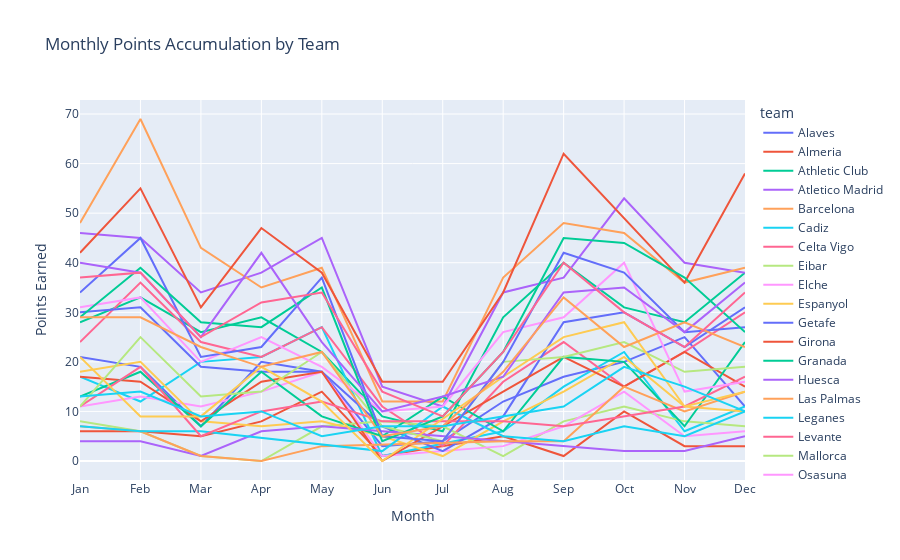

This figure's notebook cell:
### Code cell
monthly_performance = df.groupby(['team', 'month']).agg({'points': 'sum'}).reset_index()

fig = px.line(monthly_performance, x='month', y='points', color='team',
              title='Monthly Points Accumulation by Team',
              labels={'month': 'Month', 'points': 'Points Earned'})
fig.update_xaxes(tickvals=list(range(1,13)), ticktext=['Jan','Feb','Mar','Apr','May','Jun','Jul','Aug','Sep','Oct','Nov','Dec'])
fig.show()

### Figure 1 — Plotly figure (JSON) as saved in the notebook; plotly's stock layout.template omitted (floating-point values rounded to 4 significant figures)
{"data": [{"hovertemplate": "team=Alaves<br>Month=%{x}<br>Points Earned=%{y}<extra></extra>", "legendgroup": "Alaves", "line": {"color": "#636efa", "dash": "solid"}, "marker": {"symbol": "circle"}, "mode": "lines", "name": "Alaves", "orientation": "v", "showlegend": true, "type": "scatter", "x": [1, 2, 3, 4, 5, 6, 7, 8, 9, 10, 11, 12], "xaxis": "x", "y": [21, 19, 7, 20, 18, 3, 4, 12, 17, 20, 25, 11], "yaxis": "y"}, {"hovertemplate": "team=Almeria<br>Month=%{x}<br>Points Earned=%{y}<extra></extra>", "legendgroup": "Almeria", "line": {"color": "#EF553B", "dash": "solid"}, "marker": {"symbol": "circle"}, "mode": "lines", "name": "Almeria", "orientation": "v", "showlegend": true, "type": "scatter", "x": [1, 2, 3, 4, 5, 6, 8, 9, 10, 11, 12], "xaxis": "x", "y": [6, 6, 5, 8, 14, 1, 5, 1, 10, 3, 3], "yaxis": "y"}, {"hovertemplate": "team=Athletic Club<br>Month=%{x}<br>Points Earned=%{y}<extra></extra>", "legendgroup": "Athletic Club", "line": {"color": "#00cc96", "dash": "solid"}, "marker": {"symbol": "circle"}, "mode": "lines", "name": "Athletic Club", "orientation": "v", "showlegend": true, "type": "scatter", "x": [1, 2, 3, 4, 5, 6, 7, 8, 9, 10, 11, 12], "xaxis": "x", "y": [28, 33, 26, 29, 22, 9, 6, 29, 40, 31, 28, 38], "yaxis": "y"}, {"hovertemplate": "team=Atletico Madrid<br>Month=%{x}<br>Points Earned=%{y}<extra></extra>", "legendgroup": "Atletico Madrid", "line": {"color": "#ab63fa", "dash": "solid"}, "marker": {"symbol": "circle"}, "mode": "lines", "name": "Atletico Madrid", "orientation": "v", "showlegend": true, "type": "scatter", "x": [1, 2, 3, 4, 5, 6, 7, 8, 9, 10, 11, 12], "xaxis": "x", "y": [46, 45, 34, 38, 45, 15, 11, 34, 37, 53, 40, 38], "yaxis": "y"}, {"hovertemplate": "team=Barcelona<br>Month=%{x}<br>Points Earned=%{y}<extra></extra>", "legendgroup": "Barcelona", "line": {"color": "#FFA15A", "dash": "solid"}, "marker": {"symbol": "circle"}, "mode": "lines", "name": "Barcelona", "orientation": "v", "showlegend": true, "type": "scatter", "x": [1, 2, 3, 4, 5, 6, 7, 8, 9, 10, 11, 12], "xaxis": "x", "y": [48, 69, 43, 35, 39, 12, 12, 37, 48, 46, 36, 39], "yaxis": "y"}, {"hovertemplate": "team=Cadiz<br>Month=%{x}<br>Points Earned=%{y}<extra></extra>", "legendgroup": "Cadiz", "line": {"color": "#19d3f3", "dash": "solid"}, "marker": {"symbol": "circle"}, "mode": "lines", "name": "Cadiz", "orientation": "v", "showlegend": true, "type": "scatter", "x": [1, 2, 3, 4, 5, 6, 8, 9, 10, 11, 12], "xaxis": "x", "y": [17, 12, 20, 21, 27, 1, 6, 15, 22, 6, 11], "yaxis": "y"}, {"hovertemplate": "team=Celta Vigo<br>Month=%{x}<br>Points Earned=%{y}<extra></extra>", "legendgroup": "Celta Vigo", "line": {"color": "#FF6692", "dash": "solid"}, "marker": {"symbol": "circle"}, "mode": "lines", "name": "Celta Vigo", "orientation": "v", "showlegend": true, "type": "scatter", "x": [1, 2, 3, 4, 5, 6, 7, 8, 9, 10, 11, 12], "xaxis": "x", "y": [24, 36, 24, 21, 27, 11, 3, 16, 24, 15, 22, 30], "yaxis": "y"}, {"hovertemplate": "team=Eibar<br>Month=%{x}<br>Points Earned=%{y}<extra></extra>", "legendgroup": "Eibar", "line": {"color": "#B6E880", "dash": "solid"}, "marker": {"symbol": "circle"}, "mode": "lines", "name": "Eibar", "orientation": "v", "showlegend": true, "type": "scatter", "x": [1, 2, 3, 4, 5, 6, 7, 8, 9, 10, 11, 12], "xaxis": "x", "y": [8, 6, 1, 0, 7, 8, 7, 1, 8, 11, 8, 7], "yaxis": "y"}, {"hovertemplate": "team=Elche<br>Month=%{x}<br>Points Earned=%{y}<extra></extra>", "legendgroup": "Elche", "line": {"color": "#FF97FF", "dash": "solid"}, "marker": {"symbol": "circle"}, "mode": "lines", "name": "Elche", "orientation": "v", "showlegend": true, "type": "scatter", "x": [1, 2, 3, 4, 5, 6, 8, 9, 10, 11, 12], "xaxis": "x", "y": [11, 13, 11, 14, 18, 1, 3, 7, 14, 5, 6], "yaxis": "y"}, {"hovertemplate": "team=Espanyol<br>Month=%{x}<br>Points Earned=%{y}<extra></extra>", "legendgroup": "Espanyol", "line": {"color": "#FECB52", "dash": "solid"}, "marker": {"symbol": "circle"}, "mode": "lines", "name": "Espanyol", "orientation": "v", "showlegend": true, "type": "scatter", "x": [1, 2, 3, 4, 5, 6, 7, 8, 9, 10, 11, 12], "xaxis": "x", "y": [18, 20, 8, 7, 8, 5, 1, 8, 14, 21, 11, 10], "yaxis": "y"}, {"hovertemplate": "team=Getafe<br>Month=%{x}<br>Points Earned=%{y}<extra></extra>", "legendgroup": "Getafe", "line": {"color": "#636efa", "dash": "solid"}, "marker": {"symbol": "circle"}, "mode": "lines", "name": "Getafe", "orientation": "v", "showlegend": true, "type": "scatter", "x": [1, 2, 3, 4, 5, 6, 7, 8, 9, 10, 11, 12], "xaxis": "x", "y": [30, 31, 19, 18, 18, 7, 2, 9, 28, 30, 23, 31], "yaxis": "y"}, {"hovertemplate": "team=Girona<br>Month=%{x}<br>Points Earned=%{y}<extra></extra>", "legendgroup": "Girona", "line": {"color": "#EF553B", "dash": "solid"}, "marker": {"symbol": "circle"}, "mode": "lines", "name": "Girona", "orientation": "v", "showlegend": true, "type": "scatter", "x": [1, 2, 3, 4, 5, 6, 8, 9, 10, 11, 12], "xaxis": "x", "y": [17, 16, 8, 16, 18, 0, 14, 21, 15, 22, 15], "yaxis": "y"}, {"hovertemplate": "team=Granada<br>Month=%{x}<br>Points Earned=%{y}<extra></extra>", "legendgroup": "Granada", "line": {"color": "#00cc96", "dash": "solid"}, "marker": {"symbol": "circle"}, "mode": "lines", "name": "Granada", "orientation": "v", "showlegend": true, "type": "scatter", "x": [1, 2, 3, 4, 5, 6, 7, 8, 9, 10, 11, 12], "xaxis": "x", "y": [13, 18, 7, 18, 9, 5, 13, 6, 21, 20, 7, 24], "yaxis": "y"}, {"hovertemplate": "team=Huesca<br>Month=%{x}<br>Points Earned=%{y}<extra></extra>", "legendgroup": "Huesca", "line": {"color": "#ab63fa", "dash": "solid"}, "marker": {"symbol": "circle"}, "mode": "lines", "name": "Huesca", "orientation": "v", "showlegend": true, "type": "scatter", "x": [1, 2, 3, 4, 5, 9, 10, 11, 12], "xaxis": "x", "y": [4, 4, 1, 6, 7, 3, 2, 2, 5], "yaxis": "y"}, {"hovertemplate": "team=Las Palmas<br>Month=%{x}<br>Points Earned=%{y}<extra></extra>", "legendgroup": "Las Palmas", "line": {"color": "#FFA15A", "dash": "solid"}, "marker": {"symbol": "circle"}, "mode": "lines", "name": "Las Palmas", "orientation": "v", "showlegend": true, "type": "scatter", "x": [1, 2, 3, 4, 5, 8, 9, 10, 11, 12], "xaxis": "x", "y": [7, 6, 1, 0, 3, 4, 4, 15, 10, 14], "yaxis": "y"}, {"hovertemplate": "team=Leganes<br>Month=%{x}<br>Points Earned=%{y}<extra></extra>", "legendgroup": "Leganes", "line": {"color": "#19d3f3", "dash": "solid"}, "marker": {"symbol": "circle"}, "mode": "lines", "name": "Leganes", "orientation": "v", "showlegend": true, "type": "scatter", "x": [1, 2, 3, 6, 7, 8, 9, 10, 11, 12], "xaxis": "x", "y": [7, 6, 6, 2, 11, 5, 4, 7, 5, 10], "yaxis": "y"}, {"hovertemplate": "team=Levante<br>Month=%{x}<br>Points Earned=%{y}<extra></extra>", "legendgroup": "Levante", "line": {"color": "#FF6692", "dash": "solid"}, "marker": {"symbol": "circle"}, "mode": "lines", "name": "Levante", "orientation": "v", "showlegend": true, "type": "scatter", "x": [1, 2, 3, 4, 5, 6, 7, 8, 9, 10, 11, 12], "xaxis": "x", "y": [11, 19, 5, 10, 12, 8, 8, 8, 7, 9, 11, 17], "yaxis": "y"}, {"hovertemplate": "team=Mallorca<br>Month=%{x}<br>Points Earned=%{y}<extra></extra>", "legendgroup": "Mallorca", "line": {"color": "#B6E880", "dash": "solid"}, "marker": {"symbol": "circle"}, "mode": "lines", "name": "Mallorca", "orientation": "v", "showlegend": true, "type": "scatter", "x": [1, 2, 3, 4, 5, 6, 7, 8, 9, 10, 11, 12], "xaxis": "x", "y": [11, 25, 13, 14, 22, 7, 4, 20, 21, 24, 18, 19], "yaxis": "y"}, {"hovertemplate": "team=Osasuna<br>Month=%{x}<br>Points Earned=%{y}<extra></extra>", "legendgroup": "Osasuna", "line": {"color": "#FF97FF", "dash": "solid"}, "marker": {"symbol": "circle"}, "mode": "lines", "name": "Osasuna", "orientation": "v", "showlegend": true, "type": "scatter", "x": [1, 2, 3, 4, 5, 6, 7, 8, 9, 10, 11, 12], "xaxis": "x", "y": [31, 33, 20, 25, 19, 10, 11, 26, 29, 40, 14, 16], "yaxis": "y"}, {"hovertemplate": "team=Rayo Vallecano<br>Month=%{x}<br>Points Earned=%{y}<extra></extra>", "legendgroup": "Rayo Vallecano", "line": {"color": "#FECB52", "dash": "solid"}, "marker": {"symbol": "circle"}, "mode": "lines", "name": "Rayo Vallecano", "orientation": "v", "showlegend": true, "type": "scatter", "x": [1, 2, 3, 4, 5, 6, 8, 9, 10, 11, 12], "xaxis": "x", "y": [21, 9, 9, 19, 12, 0, 17, 25, 28, 11, 14], "yaxis": "y"}, {"hovertemplate": "team=Real Betis<br>Month=%{x}<br>Points Earned=%{y}<extra></extra>", "legendgroup": "Real Betis", "line": {"color": "#636efa", "dash": "solid"}, "marker": {"symbol": "circle"}, "mode": "lines", "name": "Real Betis", "orientation": "v", "showlegend": true, "type": "scatter", "x": [1, 2, 3, 4, 5, 6, 7, 8, 9, 10, 11, 12], "xaxis": "x", "y": [34, 45, 21, 23, 37, 5, 4, 20, 42, 38, 26, 27], "yaxis": "y"}, {"hovertemplate": "team=Real Madrid<br>Month=%{x}<br>Points Earned=%{y}<extra></extra>", "legendgroup": "Real Madrid", "line": {"color": "#EF553B", "dash": "solid"}, "marker": {"symbol": "circle"}, "mode": "lines", "name": "Real Madrid", "orientation": "v", "showlegend": true, "type": "scatter", "x": [1, 2, 3, 4, 5, 6, 7, 8, 9, 10, 11, 12], "xaxis": "x", "y": [42, 55, 31, 47, 38, 16, 16, 34, 62, 49, 36, 58], "yaxis": "y"}, {"hovertemplate": "team=Real Sociedad<br>Month=%{x}<br>Points Earned=%{y}<extra></extra>", "legendgroup": "Real Sociedad", "line": {"color": "#00cc96", "dash": "solid"}, "marker": {"symbol": "circle"}, "mode": "lines", "name": "Real Sociedad", "orientation": "v", "showlegend": true, "type": "scatter", "x": [1, 2, 3, 4, 5, 6, 7, 8, 9, 10, 11, 12], "xaxis": "x", "y": [29, 39, 28, 27, 35, 4, 9, 22, 45, 44, 37, 26], "yaxis": "y"}, {"hovertemplate": "team=Sevilla<br>Month=%{x}<br>Points Earned=%{y}<extra></extra>", "legendgroup": "Sevilla", "line": {"color": "#ab63fa", "dash": "solid"}, "marker": {"symbol": "circle"}, "mode": "lines", "name": "Sevilla", "orientation": "v", "showlegend": true, "type": "scatter", "x": [1, 2, 3, 4, 5, 6, 7, 8, 9, 10, 11, 12], "xaxis": "x", "y": [40, 38, 25, 42, 24, 10, 13, 17, 34, 35, 26, 36], "yaxis": "y"}, {"hovertemplate": "team=Valencia<br>Month=%{x}<br>Points Earned=%{y}<extra></extra>", "legendgroup": "Valencia", "line": {"color": "#FFA15A", "dash": "solid"}, "marker": {"symbol": "circle"}, "mode": "lines", "name": "Valencia", "orientation": "v", "showlegend": true, "type": "scatter", "x": [1, 2, 3, 4, 5, 6, 7, 8, 9, 10, 11, 12], "xaxis": "x", "y": [29, 29, 23, 19, 22, 5, 7, 18, 33, 23, 28, 23], "yaxis": "y"}, {"hovertemplate": "team=Valladolid<br>Month=%{x}<br>Points Earned=%{y}<extra></extra>", "legendgroup": "Valladolid", "line": {"color": "#19d3f3", "dash": "solid"}, "marker": {"symbol": "circle"}, "mode": "lines", "name": "Valladolid", "orientation": "v", "showlegend": true, "type": "scatter", "x": [1, 2, 3, 4, 5, 6, 7, 8, 9, 10, 11, 12], "xaxis": "x", "y": [13, 14, 9, 10, 5, 7, 7, 9, 11, 19, 15, 10], "yaxis": "y"}, {"hovertemplate": "team=Villarreal<br>Month=%{x}<br>Points Earned=%{y}<extra></extra>", "legendgroup": "Villarreal", "line": {"color": "#FF6692", "dash": "solid"}, "marker": {"symbol": "circle"}, "mode": "lines", "name": "Villarreal", "orientation": "v", "showlegend": true, "type": "scatter", "x": [1, 2, 3, 4, 5, 6, 7, 8, 9, 10, 11, 12], "xaxis": "x", "y": [37, 38, 25, 32, 34, 14, 9, 22, 40, 30, 23, 34], "yaxis": "y"}], "layout": {"legend": {"title": {"text": "team"}, "tracegroupgap": 0}, "title": {"text": "Monthly Points Accumulation by Team"}, "xaxis": {"anchor": "y", "domain": [0, 1], "ticktext": ["Jan", "Feb", "Mar", "Apr", "May", "Jun", "Jul", "Aug", "Sep", "Oct", "Nov", "Dec"], "tickvals": [1, 2, 3, 4, 5, 6, 7, 8, 9, 10, 11, 12], "title": {"text": "Month"}}, "yaxis": {"anchor": "x", "domain": [0, 1], "title": {"text": "Points Earned"}}}}
